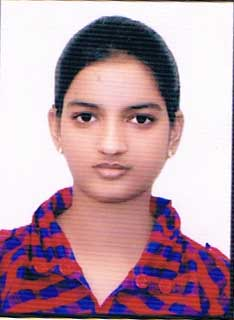
#> input picture ESSAR/03.jpg, 234 x 320 px
$ python Code.py
#> lines starting #> are read from the running program, lines starting #| are printed output that depends on the picture
import numpy as np
from matplotlib import pyplot as plt
import cv2


#importing the image file
img=cv2.imread('03.jpg',0)
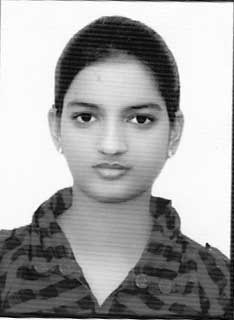
#> img: shape (320, 234); min 0, max 255, mean 165.1

#displaying original file
cv2.imshow('Original_image',img)

#calculating and plotting histogram using opencv
hist=cv2.calcHist([img],[0],None,[256],[0,256])
#> hist = 256 values, max 10707 at index 250, min 2 at index 1, mean 292.5
plt.figure(1)
plt.plot(hist)
plt.show()
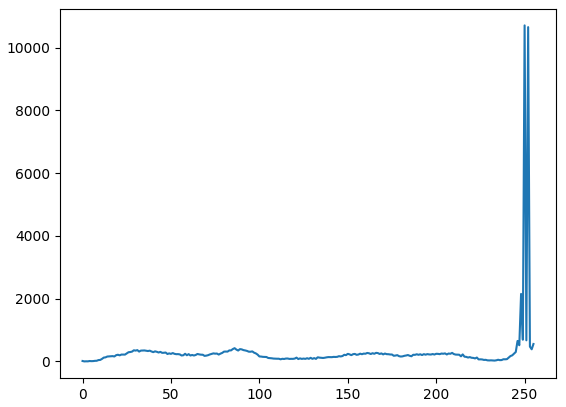
#> figure drawn by matplotlib, 1 panel; curve peaks at x = 250, y = 10707
eql=cv2.equalizeHist(img)
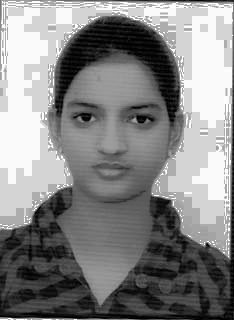
#> eql: shape (320, 234); min 0, max 255, mean 133.1
res=np.hstack((img,eql))
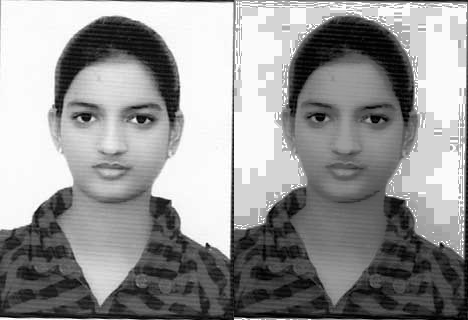
#> res: shape (320, 468); min 0, max 255, mean 149.1
cv2.imshow('res',res)

#applying median blurring and displaying blurred image with original one
mdn=cv2.medianBlur(img,5)
res=np.hstack((img,mdn))
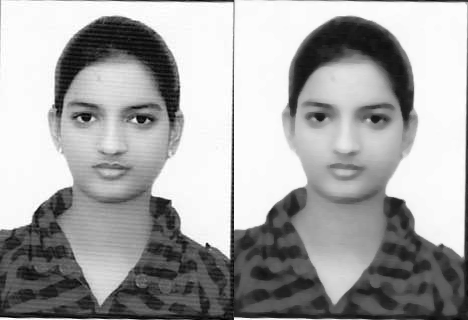
#> res: shape (320, 468); min 0, max 255, mean 165.3
cv2.imshow('MedianBlur',res)
cv2.imwrite('Median_blur.png',res)

#image equalization
eql=cv2.equalizeHist(mdn)
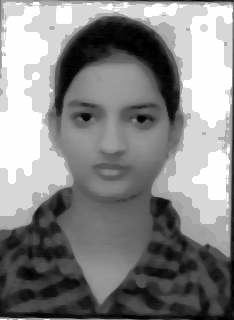
#> eql: shape (320, 234); min 0, max 255, mean 133.6
hist1=cv2.calcHist([eql],[0],None,[256],[0,256])
#> hist1 = 256 values, max 11696 at index 215, min 0 at index 8, mean 292.5
plt.figure(2)
plt.plot(hist1)
plt.show()
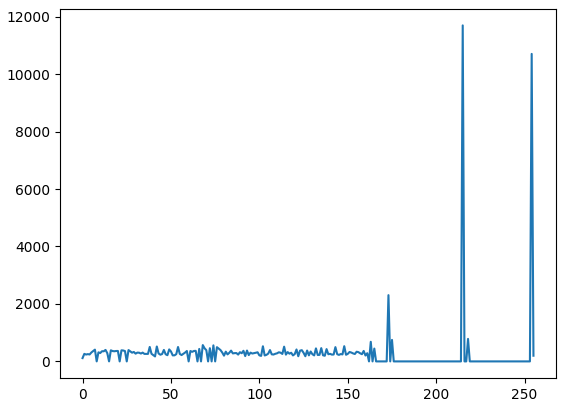
#> figure drawn by matplotlib, 1 panel; curve peaks at x = 215, y = 11696

cv2.waitKey(0);
